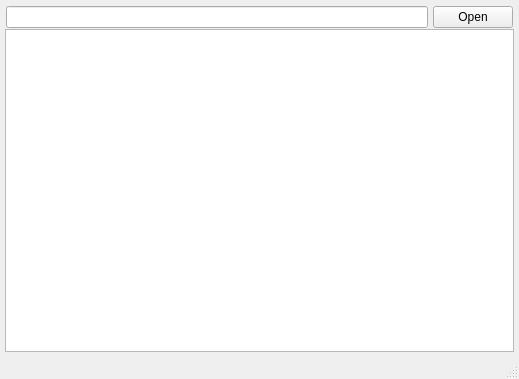
<?xml version="1.0" encoding="UTF-8"?>
<ui version="4.0">
 <class>MainWindow</class>
 <widget class="QMainWindow" name="MainWindow">
  <property name="geometry">
   <rect>
    <x>0</x>
    <y>0</y>
    <width>519</width>
    <height>379</height>
   </rect>
  </property>
  <property name="windowTitle">
   <string>MainWindow</string>
  </property>
  <widget class="QWidget" name="Form">
   <layout class="QVBoxLayout" name="verticalLayout">
    <property name="spacing">
     <number>0</number>
    </property>
    <property name="leftMargin">
     <number>5</number>
    </property>
    <property name="topMargin">
     <number>5</number>
    </property>
    <property name="rightMargin">
     <number>5</number>
    </property>
    <property name="bottomMargin">
     <number>5</number>
    </property>
    <item>
     <layout class="QHBoxLayout" name="horizontalLayout">
      <property name="spacing">
       <number>5</number>
      </property>
      <property name="leftMargin">
       <number>1</number>
      </property>
      <property name="topMargin">
       <number>1</number>
      </property>
      <property name="rightMargin">
       <number>1</number>
      </property>
      <property name="bottomMargin">
       <number>1</number>
      </property>
      <item>
       <widget class="QLineEdit" name="txtFtpUrl"/>
      </item>
      <item>
       <widget class="QPushButton" name="btnOpen">
        <property name="text">
         <string>Open</string>
        </property>
       </widget>
      </item>
     </layout>
    </item>
    <item>
      <widget class="QListWidget" name="lstFileList"/>
    </item>
   </layout>
  </widget>
  <widget class="QMenuBar" name="menubar">
   <property name="geometry">
    <rect>
     <x>0</x>
     <y>0</y>
     <width>519</width>
     <height>22</height>
    </rect>
   </property>
  </widget>
  <widget class="QStatusBar" name="statusbar"/>
 </widget>
 <resources/>
 <connections/>
</ui>
